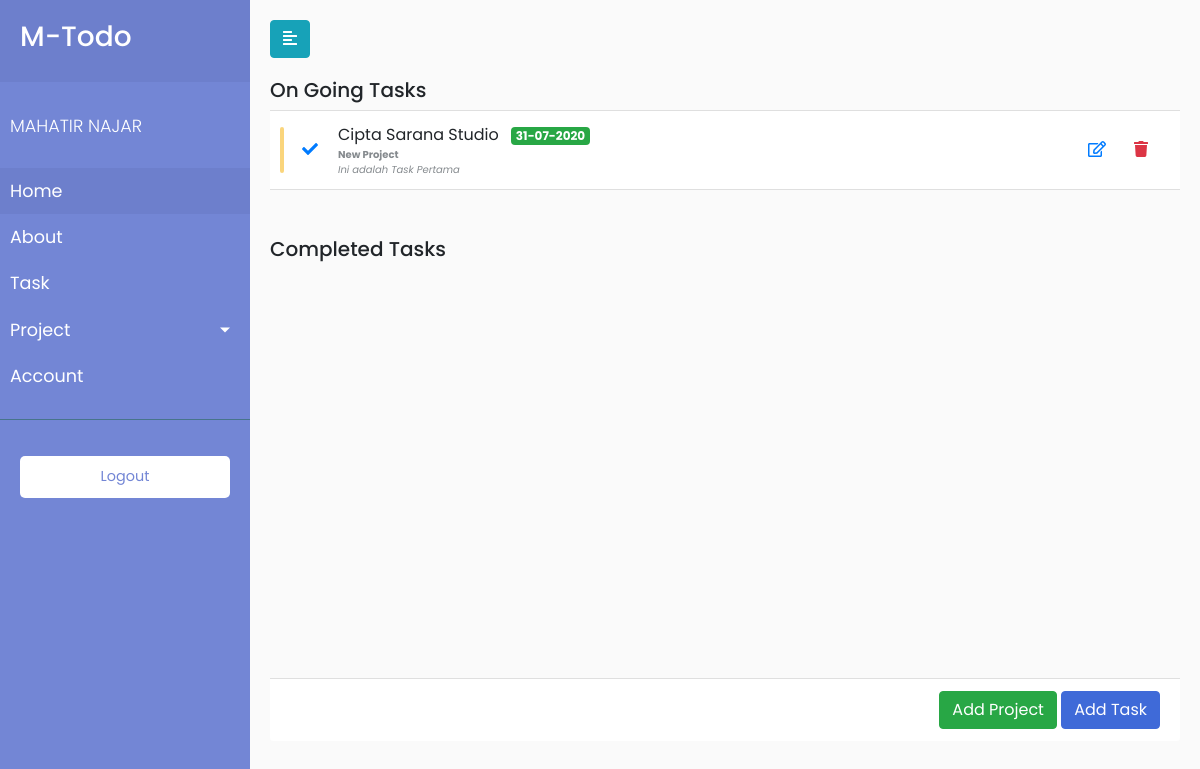
Page / (signed in) on the earlier database version.
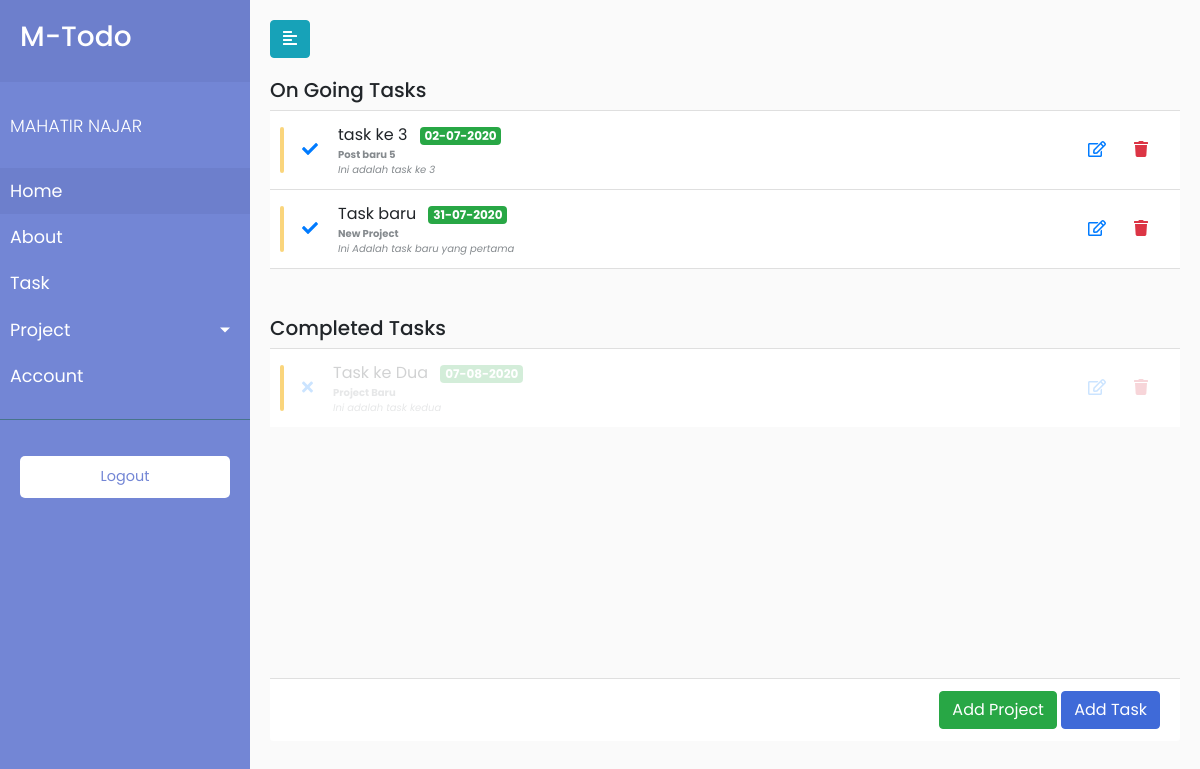
Same page on the later database version.
### todaApp/models.py (models this page shows, shortened)
class User(db.Model, UserMixin):
    id = db.Column(db.Integer, primary_key=True)
    username = db.Column(db.String(20), unique=True, nullable=False)
    email = db.Column(db.String(120), unique=True, nullable=False)
    image_file = db.Column(db.String(20), nullable=False, default='default.jpg')
    password = db.Column(db.String(60), nullable=False)

class Task(db.Model):
    __tablename__ = 'tasks'
    id = db.Column(db.Integer, primary_key=True)
    title = db.Column(db.String(200), nullable=False)
    description = db.Column(db.String(300))
    due_date = db.Column(db.DateTime, nullable=False, default=datetime.utcnow)
    completed = db.Column(db.Boolean, default=False)
    project = db.Column(db.Integer, db.ForeignKey('projects.id'))

class Project(db.Model):
    __tablename__ = 'projects'
    id = db.Column(db.Integer, primary_key=True)
    title = db.Column(db.String(200), nullable=False)
    description = db.Column(db.String(300))
    due_date = db.Column(db.DateTime, nullable=False, default=datetime.utcnow)
    completed = db.Column(db.Boolean, default=False)
    task = db.relationship('Task', backref='task', lazy=True)

### todaApp/routes.py (the view)
@app.route("/")
@login_required
def home():
    tasks= Task.query.filter_by(completed=False).order_by(Task.due_date).all()
    tasks_complete = Task.query.filter_by(completed=True).order_by(Task.due_date).all()
    projects = Project.query.all()
    return render_template('home.html', tasks=tasks, projects=projects, tasks_complete=tasks_complete)

### todaApp/models.py (called while the page is built)
@login_manager.user_loader
def load_user(user_id):
    return User.query.get(int(user_id))

### todaApp/templates/home.html (shortened to what this page needs)
{% extends 'layout.html'%}
{% block content %}
<div class="wrapper">
    {% include 'sidebar.html' %}
    <div id="content">
        <div class="toggler">
            <button type="button" id="sidebarCollapse" class="btn btn-info">
                <i class="fas fa-align-left"></i>
            </button>
        </div>
        <div class="task-content">
            <div class="scroll-area-sm">
                <perfect-scrollbar class="ps-show-limits">
                    <div style="position: static;" class="ps ps--active-y">
                        <div class="ps-content">
                            <h5>On Going Tasks</h5>
                            <ul class=" list-group list-group-flush">
                                {% for task in tasks %}
                                <li class="list-group-item">
                                    <div class="todo-indicator bg-warning"></div>
                                    <div class="widget-content p-0">
                                        <div class="widget-content-wrapper">
                                            <div class="widget-content-left mr-2">
                                                <button class="border-0 btn-transition btn btn-outline-primary">
                                                    <a href="{{ url_for('complete_task', todo_id=task.id) }}">
                                                        <i class="fa fa-check"></i>
                                                    </a>
                                                </button>
                                            </div>
                                            <div class="widget-content-left">
                                                <div class="widget-heading">{{task.title}} <div
                                                        class="badge badge-success ml-2">
                                                        {{task.due_date.strftime('%d-%m-%Y')}}</div>
                                                </div>
                                                <div class="widget-subheading">
                                                    <a href="{{url_for('update_project', project_id=task.project)}}"><strong>{{ task.task.title}}</strong></a> <br>
                                                    <i>{{task.description}}</i>
                                                </div>
                                            </div>
                                            <div class="widget-content-right">
                                                <button class="border-0 btn-transition btn btn-outline-primary">
                                                    <a href="{{ url_for('update_task', todo_id=task.id) }}"><i
                                                            class="far fa-edit"></i></a>
                                                </button>
                                                <button class="border-0 btn-transition btn btn-outline-danger">
                                                    <a href="{{ url_for('delete_task', todo_id=task.id) }}"><i
                                                            class="fa fa-trash"></i> </a>
                                                </button>
                                            </div>
                                        </div>
                                    </div>
                                </li>
                                {% endfor %}
                            </ul>
                            <br>
                            <br>
                            <h5>Completed Tasks</h5>
                            <ul class=" list-group list-group-flush">
                                {% for ctask in tasks_complete %}
                                <li class="list-group-item">
                                    <div class="todo-indicator bg-warning"></div>
                                    <div class="widget-content p-0">
                                        <div class="widget-content-wrapper" style="opacity: 0.2;">
                                            <div class="widget-content-left mr-2">
                                                <button class="border-0 btn-transition btn btn-outline-primary">
                                                    <a href="{{ url_for('complete_task', todo_id=ctask.id) }}">
                                                        <i class="fa fa-times"></i>
                                                    </a>
                                                </button>
                                            </div>
                                            <div class="widget-content-left">
                                                <div class="widget-heading">{{ctask.title}} <div
                                                        class="badge badge-success ml-2">
                                                        {{ctask.due_date.strftime('%d-%m-%Y')}}</div>
                                                </div>
                                                <div class="widget-subheading">
                                                    <a href="{{url_for('update_project', project_id=ctask.project)}}"><strong>{{ ctask.task.title}}</strong></a> <br>
                                                    <i>{{ctask.description}}</i>
                                                </div>
                                            </div>
                                            <div class="widget-content-right">
                                                <button class="border-0 btn-transition btn btn-outline-primary">
                                                    <a href="{{ url_for('update_task', todo_id=ctask.id) }}">
                                                        <i class="far fa-edit"></i>
                                                    </a>
                                                </button>
                                                <button class="border-0 btn-transition btn btn-outline-danger">
                                                    <a href="{{ url_for('delete_task', todo_id=ctask.id) }}">
                                                        <i class="fa fa-trash"></i>
                                                    </a>
                                                </button>
                                            </div>
                                        </div>
                                    </div>
                                </li>
                                {% endfor %}
                            </ul>
                        </div>
                    </div>
                </perfect-scrollbar>
            </div>
            <div class="d-block text-right card-footer">
                <a href="{{url_for('newProject')}}"> <button class="btn btn-success">Add Project</button></a>
                <a href="{{url_for('newTask')}}"><button class="btn btn-primary">Add Task</button></a>
            </div>
        </div>
    </div>
</div>
{% endblock content%}

### todaApp/templates/layout.html (shortened to what this page needs)
<!DOCTYPE html>
<html lang="en">
<head>
    <link rel="stylesheet" href="{{url_for('static', filename='css/bootstrap.min.css')}}">
    <link rel="stylesheet" href="{{url_for('static', filename='css/all.min.css')}}">
    <link rel="stylesheet" href="{{url_for('static', filename='css/all.css')}}">
    <link rel="stylesheet" href="{{url_for('static', filename='css/style.css')}}">
</head>
<body>
    <div class="main-content">
            {% block content %} {% endblock content%}
    </div>
</body>
</html>

### todaApp/templates/sidebar.html (shortened to what this page needs)
<nav id="sidebar">
    <div class="sidebar-header">
        <h3>M-Todo</h3>
    </div>
    <ul class="list-unstyled components">
        <p>{{current_user.username | upper}}</p>
        <li class="active">
            <a href="{{ url_for('home')}}">Home</a>
        </li>
        <li>
            <a href="{{ url_for('about')}}">About</a>
        </li>
        <li>
            <a href="#">Task</a>
        </li>
        <li>
            <a href="#pageSubmenu" data-toggle="collapse" aria-expanded="false" class="dropdown-toggle">Project</a>
        </li>
        <li>
            <a href="{{ url_for('account')}}">Account</a>
        </li>
    </ul>
    <ul class="list-unstyled CTAs">
        <li>
            <a href="{{url_for('logout')}}" class="download">Logout</a>
        </li>
    </ul>
</nav>

### todaApp/static/css/all.css (style rules this page uses)
.fa-align-left:before { content: "\f036"; }
.fa-check:before { content: "\f00c"; }
.fa-edit:before { content: "\f044"; }
.fa-times:before { content: "\f00d"; }
.fa-trash:before { content: "\f1f8"; }

### todaApp/static/css/style.css (style rules this page uses)
body { font-family: 'Poppins', sans-serif; background: #fafafa; }
p { font-family: 'Poppins', sans-serif; font-size: 1.1em; font-weight: 300; line-height: 1.7em; color: #999; }
a, a:hover, a:focus { color: inherit; text-decoration: none; transition: all 0.3s; }
.wrapper { display: flex; width: 100%; align-items: stretch; }
#sidebar { min-width: 250px; max-width: 250px; background: #7386D5; color: #fff; transition: all 0.3s; }
#sidebar .sidebar-header { padding: 20px; background: #6d7fcc; }
#sidebar ul.components { padding: 20px 0; border-bottom: 1px solid #47748b; }
#sidebar ul p { color: #fff; padding: 10px; }
#sidebar ul li a { padding: 10px; font-size: 1.1em; display: block; }
#sidebar ul li.active>a, a[aria-expanded="true"] { color: #fff; background: #6d7fcc; }
a[data-toggle="collapse"] { position: relative; }
.dropdown-toggle::after { display: block; position: absolute; top: 50%; right: 20px; transform: translateY(-50%); }
ul.CTAs { padding: 20px; }
ul.CTAs a { text-align: center; font-size: 0.9em !important; display: block; border-radius: 5px; margin-bottom: 5px; }
a.download { background: #fff; color: #7386D5; }
#content { width: 100%; padding: 20px; min-height: 100vh; transition: all 0.3s; }
.task-content { margin-top: 20px; }
i { font-style: italic }
.widget-subheading { color: #858a8e; font-size: 10px }
.scroll-area-sm { height: 75vh; overflow-x: hidden }
.list-group-item { position: relative; display: block; padding: 0.75rem 1.25rem; margin-bottom: -1px; background-color: #fff; border: 1px solid rgba(0, 0, 0, 0.125) }
.list-group { display: flex; flex-direction: column; padding-left: 0; margin-bottom: 0 }
.todo-indicator { position: absolute; width: 4px; height: 60%; border-radius: 0.3rem; left: 0.625rem; top: 20%; opacity: .6; transition: opacity .2s }
.bg-warning { background-color: #f7b924 !important }
.widget-content { padding: 1rem; flex-direction: row; align-items: center }
.widget-content .widget-content-wrapper { display: flex; flex: 1; position: relative; align-items: center }
.widget-content .widget-content-right { margin-left: auto }
.btn:not(:disabled):not(.disabled) { cursor: pointer }
.btn { position: relative; transition: color 0.15s, background-color 0.15s, border-color 0.15s, box-shadow 0.15s }
.btn-primary { color: #fff; background-color: #3f6ad8; border-color: #3f6ad8 }
.btn { position: relative; transition: color 0.15s, background-color 0.15s, border-color 0.15s, box-shadow 0.15s; outline: none !important }
.card-footer { background-color: #fff }

Differences in the rows shown:
removed Task: title "Cipta Sarana Studio", due_date "31-07-2020", task "New Project", description "Ini adalah Task Pertama", shown under "On Going Tasks"
added Task: title "task ke 3", due_date "02-07-2020", task "Post baru 5", description "Ini adalah task ke 3", shown under "On Going Tasks"
added Task: title "Task baru", due_date "31-07-2020", task "New Project", description "Ini Adalah task baru yang pertama", shown under "On Going Tasks"
added Task: title "Task ke Dua", due_date "07-08-2020", task "Project Baru", description "Ini adalah task kedua", shown under "Completed Tasks"
